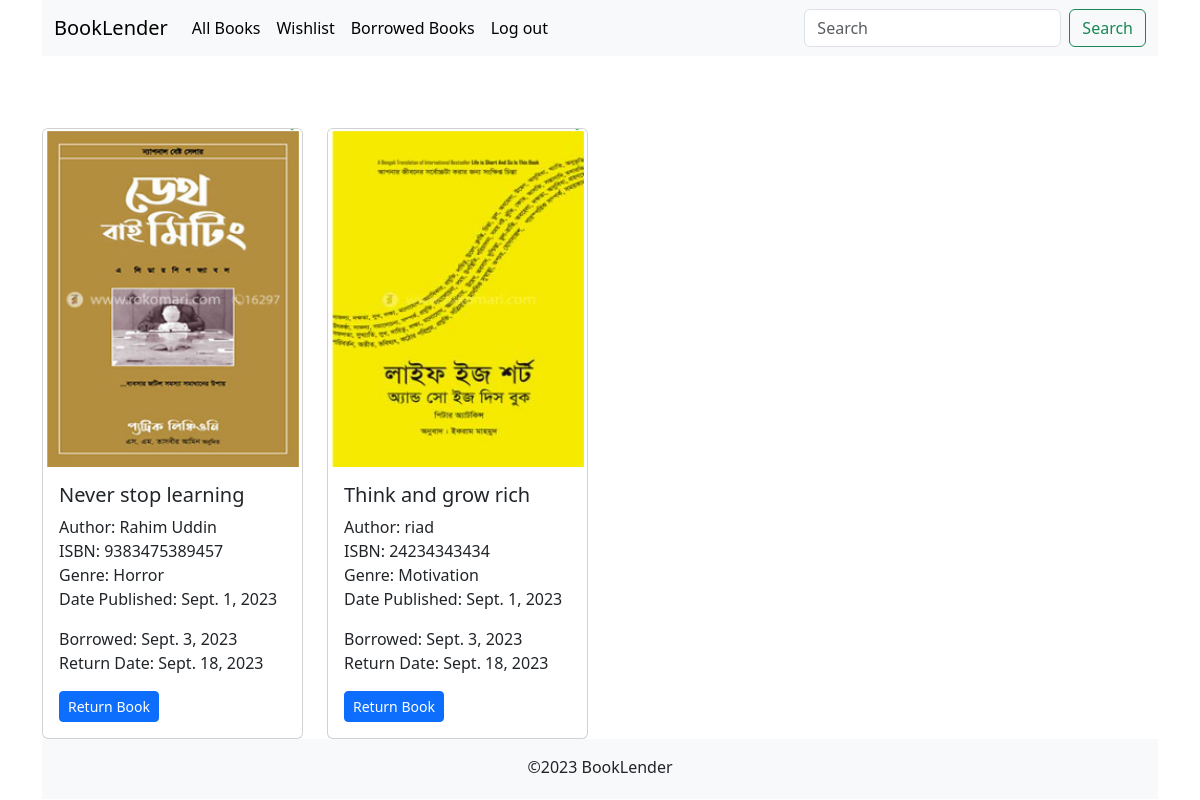
Screenshot of /books/borrowlist/ (signed in) with the database file from the repository.
### book/models.py (models this page shows, shortened)
class BorrowList(models.Model):
    user = models.ForeignKey(User, on_delete=models.CASCADE)
    item = models.ForeignKey(Book, on_delete=models.CASCADE)
    borrow_date = models.DateTimeField()
    return_date = models.DateTimeField(default=datetime.now() + timedelta(days = 15))
    fine = models.IntegerField(default=0)

class Book(models.Model):
    title = models.CharField(max_length=200)
    author = models.CharField(max_length=100)
    image = models.ImageField(upload_to='book_images')
    isbn = models.CharField(max_length=100)
    publication_date = models.DateTimeField(auto_now_add=True)
    genre = models.CharField(max_length=100)
    book_no = models.IntegerField()
    is_available = models.BooleanField(default=True)

### book/views.py (the view)
# urls.py: path('borrowlist/', borrowlist, name='borrowlist'),
def borrowlist(request):
    if not request.user.is_authenticated:
        return redirect('login')
    borrowlist = BorrowList.objects.filter(user = request.user)
    return render(request, 'borrowlist.html', {'books': borrowlist})

### book/templates/borrowlist.html
{% extends 'base.html' %}
{% block body %}
{% if books %}
<div class="row row-cols-1 row-cols-md-4 g-4 mt-5">
  {% for book in books %}
  <div class="col">
    <div class="card">
      <img src="{{ book.item.image.url }}" class="card-img-top" alt="{{ book.title }}" />
      <div class="card-body">
        <h5 class="card-title">{{ book.item.title }}</h5>
        <p class="card-text">Author: {{ book.item.author }}<br>ISBN: {{ book.item.isbn }}<br>Genre: {{ book.item.genre }}<br>Date Published: {{ book.item.publication_date.date }}</p>
        <p class="card-text">Borrowed: {{ book.borrow_date.date }}<br> Return Date: {{ book.return_date.date }}</p>
        <div>
          <a href="{% url 'return_book' book.item.id %}" type="button" class="btn btn-primary btn-sm">Return Book</a>
        </div>
      </div>
    </div>
  </div>
  {% endfor %}
</div>
{% else %}
<h4 class="mt-5">You don't have any book in your borrowlist, Borrow book from here <a href="{% url 'home' %}">Home Page</a></h4>
{% endif %}
{% endblock body %}

### rows the page displays
BorrowList: item.image (picture), item "Never stop learning", item.author "Rahim Uddin", item.isbn "9383475389457", item.genre "Horror", item.publication_date "Sept. 1, 2023", borrow_date "Sept. 3, 2023", return_date "Sept. 18, 2023"
BorrowList: item.image (picture), item "Think and grow rich", item.author "riad", item.isbn "24234343434", item.genre "Motivation", item.publication_date "Sept. 1, 2023", borrow_date "Sept. 3, 2023", return_date "Sept. 18, 2023"
